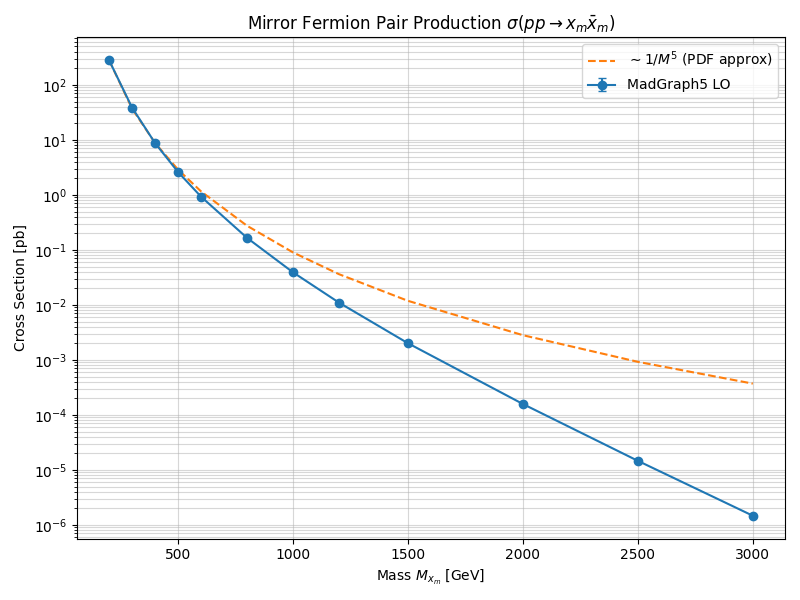

This chart was generated by the following Python code:

import os
import subprocess
import re
import matplotlib.pyplot as plt
import numpy as np

# Configuration
mass_points = [200, 300, 400, 500, 600, 800, 1000, 1200, 1500, 2000, 2500, 3000]
cross_sections = []
errors = []

# Paths
mg5_bin = "../../MG5_aMC_v3_7_0/bin/mg5_aMC"
output_dir = "mirror_fermion_mass_scan"

# Create a temporary MG5 script for the scan
scan_script_path = "run_mass_scan.mg5"

def create_scan_script(masses):
    with open(scan_script_path, "w") as f:
        f.write("import model MirrorFermion_UFO\n")
        f.write("generate p p > xm xm~\n")
        f.write(f"output {output_dir} -f\n")
        f.write("launch\n")
        f.write("set nevents 100\n")  # Low stats for fast scan
        f.write("set ebeam1 6800.0\n")
        f.write("set ebeam2 6800.0\n")
        # Use the 'scan' feature in MadGraph:
        # scan mass 6000001 [200, 300, ...] 
        # But standard launch supports single point. We can iterate.
        # Alternatively, define a scan in the run_card or param_card.
        # Let's do a loop in Python invoking MG5 for each mass if scan syntax tricky.
        pass

# Actually, looping in Python is safer to parse results.
print("Starting Mass Scan...")

for m in mass_points:
    print(f"Running for M = {m} GeV...")
    
    # Write specific script for this mass
    # Note: re-generating the process every time is inefficient but robust for a short scan.
    # For production, we would generate once and use 'launch' multiple times.
    script_content = f"""
import model MirrorFermion_UFO
generate p p > xm xm~
output {output_dir}_{m} -f
launch
set nevents 1000
set ebeam1 6800.0
set ebeam2 6800.0
set MXm {float(m)}
set WXm 1.0  # Set a dummy width to avoid narrow width warnings/errors if any
0
quit
"""
    with open(scan_script_path, "w") as f:
        f.write(script_content)

    print(f"  Running MG5 for Mass {m}...")
    try:
        # Run MG5
        # We need to capture stdout to parse the cross-section
        result = subprocess.run([mg5_bin, scan_script_path], capture_output=True, text=True, timeout=600)
        
        # Parse cross-section from output
        # Look for: "Cross-section :   1.234 +- 0.005 pb" or "2.8125e+01 +/- 1.43e-01 pb"
        # Regex to handle floats and scientific notation
        match = re.search(r"Cross-section :\s+([\d\.eE\+\-]+)\s+\+-\s+([\d\.eE\+\-]+)\s+pb", result.stdout)
        if match:
            xs = float(match.group(1))
            err = float(match.group(2))
            cross_sections.append(xs)
            errors.append(err)
            print(f"  Result: {xs} +/- {err} pb")
        else:
            print("  Error: Could not parse cross-section.")
            cross_sections.append(0.0)
            errors.append(0.0)
            
    except subprocess.TimeoutExpired:
        print("  Error: Validation timed out.")
        cross_sections.append(0.0)
        errors.append(0.0)
    except Exception as e:
        print(f"  Error: {e}")
        cross_sections.append(0.0)
        errors.append(0.0)

# Clean up
if os.path.exists(scan_script_path):
    os.remove(scan_script_path)

# Filter out failed runs
valid_mask = np.array(cross_sections) > 0
m_val = np.array(mass_points)[valid_mask]
xs_val = np.array(cross_sections)[valid_mask]
err_val = np.array(errors)[valid_mask]

# Plot
plt.figure(figsize=(8, 6))
plt.errorbar(m_val, xs_val, yerr=err_val, fmt='o-', label='MadGraph5 LO', capsize=3)
plt.yscale('log')
plt.title(r'Mirror Fermion Pair Production $\sigma(pp \to x_m \bar{x}_m)$')
plt.xlabel(r'Mass $M_{x_m}$ [GeV]')
plt.ylabel(r'Cross Section [pb]')
plt.grid(True, which="both", ls="-", alpha=0.5)

# Add 1/M^2 trend line for comparison (normalized to first point)
if len(m_val) > 0:
    ref_m = m_val[0]
    ref_xs = xs_val[0]
    trend = ref_xs * (ref_m / m_val)**5  # PDF suppression makes it steeper than 1/s
    plt.plot(m_val, trend, '--', label=r'$\sim 1/M^5$ (PDF approx)')

plt.legend()
plt.tight_layout()
plt.savefig('36_mirror_fermion_mass_scan.png')
print("Scan complete. Plot saved to 36_mirror_fermion_mass_scan.png")
